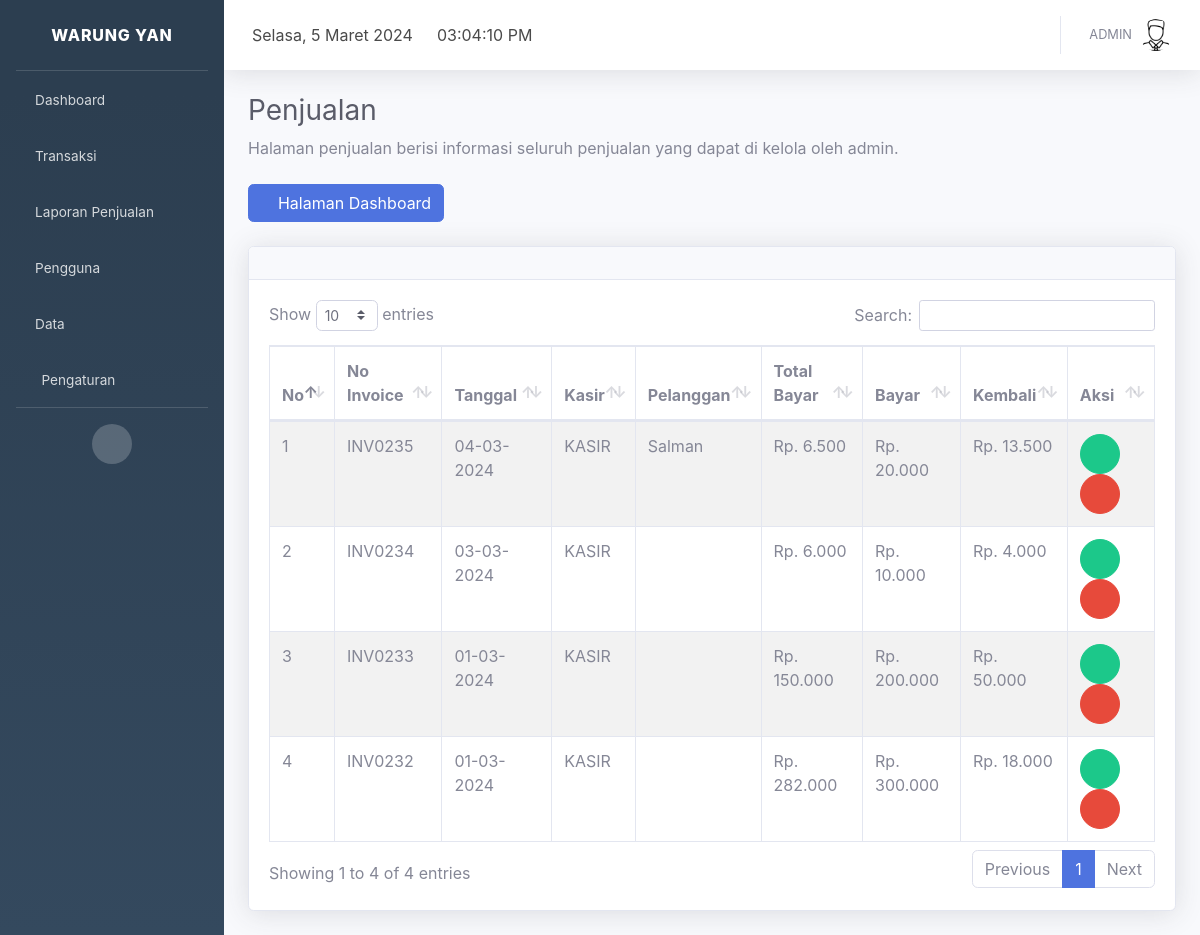
The page /index.php?page=data_penjualan (signed in) on the database its author committed.
### tables this page shows
CREATE TABLE `profil_aplikasi` (
  `id` int(11) NOT NULL,
  `nama_aplikasi` varchar(30) NOT NULL,
  `alamat` varchar(100) NOT NULL,
  `no_telp` char(14) NOT NULL,
  `logo` varchar(100) NOT NULL
);

CREATE TABLE `pengguna` (
  `id_pengguna` int(11) NOT NULL,
  `kode_pengguna` char(9) NOT NULL,
  `nama_pengguna` varchar(50) NOT NULL,
  `email` varchar(35) NOT NULL,
  `no_telp` char(14) NOT NULL,
  `foto` varchar(100) NOT NULL,
  `username` varchar(50) NOT NULL,
  `password` varchar(500) NOT NULL,
  `level` varchar(10) NOT NULL,
  `status` int(11) NOT NULL
);

CREATE TABLE `penjualan` (
  `id_penjualan` int(11) NOT NULL,
  `no_invoice` char(10) NOT NULL,
  `tanggal` timestamp NOT NULL DEFAULT current_timestamp() ON UPDATE current_timestamp(),
  `id_kasir` int(11) NOT NULL,
  `kode_pelanggan` char(9) NOT NULL,
  `total_bayar` mediumint(9) NOT NULL,
  `bayar` mediumint(9) NOT NULL,
  `kembali` mediumint(9) NOT NULL
);

CREATE TABLE `pelanggan` (
  `id_pelanggan` int(11) NOT NULL,
  `kode_pelanggan` char(9) NOT NULL,
  `nama_pelanggan` varchar(50) NOT NULL,
  `no_telp` char(14) NOT NULL,
  `alamat_pelanggan` varchar(50) NOT NULL,
  `jenis_kelamin` int(11) NOT NULL,
  `tanggal_lahir` date NOT NULL,
  `status` int(11) NOT NULL
);

### page/penjualan/index.php (the view, shortened to what this page needs)
<div class="container-fluid">
  <h1 class="h3 mb-2 text-gray-800">Penjualan</h1>
  <p class="mb-4">Halaman penjualan berisi informasi seluruh penjualan yang dapat di kelola oleh admin.</p>
  <a href="index.php?page=dashboard"><button class="btn btn-primary"><i class="fa fa-angle-left"></i> Halaman Dashboard</button></a>
  <br /><br />
  <div class="card shadow mb-4">
    <div class="card-header py-3">
    </div>
    <div class="card-body">
      <div class="table-responsive">
        <table class="table table-bordered table-striped" id="dataTable" width="100%" cellspacing="0">
          <thead>
            <tr>
              <th>No</th>
              <th>No Invoice</th>
              <th>Tanggal</th>
              <th>Kasir</th>
              <th>Pelanggan</th>
              <th>Total Bayar</th>
              <th>Bayar</th>
              <th>Kembali</th>
              <th>Aksi</th>
            </tr>
          </thead>
          <tbody>
            <?php
            include 'config/database.php';
            if ($_SESSION["level"] == "Kasir") {
              $kasir = $_SESSION["id_pengguna"];
              $sql = "select * from penjualan left join pelanggan on penjualan.kode_pelanggan=pelanggan.kode_pelanggan left join pengguna on pengguna.id_pengguna=penjualan.id_kasir where id_kasir=$kasir order by id_penjualan desc";
            } else {
              $sql = "select * from penjualan left join pelanggan on penjualan.kode_pelanggan=pelanggan.kode_pelanggan left join pengguna on pengguna.id_pengguna=penjualan.id_kasir order by id_penjualan desc";
            }
            $hasil = mysqli_query($kon, $sql);
            $no = 0;
            while ($data = mysqli_fetch_array($hasil)) :
              $no++;
            ?>
              <tr>
                <td><?php echo $no; ?></td>
                <td><?php echo $data['no_invoice']; ?></td>
                <td><?php echo date('d-m-Y', strtotime($data["tanggal"])); ?></td>
                <td><?php echo $data['nama_pengguna']; ?></td>
                <td><?php echo $data['nama_pelanggan']; ?></td>
                <td>Rp. <?php echo number_format($data['total_bayar'], 0, ',', '.'); ?></td>
                <td>Rp. <?php echo number_format($data['bayar'], 0, ',', '.'); ?></td>
                <td>Rp. <?php echo number_format($data['kembali'], 0, ',', '.'); ?></td>
                <td>
                  <a href="index.php?page=detail_penjualan&id_penjualan=<?php echo $data['id_penjualan']; ?>" class="btn btn-success btn-circle" id_penjualan="<?php echo $data['id_penjualan']; ?>" data-toggle="tooltip" title="Detail penjualan" data-placement="top"><i class="fas fa-mouse-pointer"></i></a>
                  <?php if ($_SESSION["level"] == "Admin") : ?>
                    <button class="btn-hapus btn btn-danger btn-circle" id_penjualan="<?php echo $data['id_penjualan']; ?>" no_invoice="<?php echo $data['no_invoice']; ?>" data-toggle="tooltip" title="Hapus penjualan" data-placement="top"><i class="fas fa-trash"></i></button>
                  <?php endif; ?>
                </td>
              </tr>
            <?php endwhile; ?>
          </tbody>
        </table>
      </div>
    </div>
  </div>
</div>

### index.php (shortened to what this page needs)
<?php
include 'config/database.php';
$hasil = mysqli_query($kon, "select * from profil_aplikasi order by nama_aplikasi desc limit 1");
$data = mysqli_fetch_array($hasil);
?>
<!DOCTYPE html>
<html lang="en">
<head>
  <link href="assets/vendor/fontawesome-free/css/all.min.css" rel="stylesheet" type="text/css">
  <link href="assets/font/font.css" rel="stylesheet">
  <link href="assets/css/sb-admin-2.min.css" rel="stylesheet">
  <link href="assets/vendor/datatables/dataTables.bootstrap4.min.css" rel="stylesheet">
  <link rel="stylesheet" href="assets/plugin/datepicker/css/datepicker.css">
</head>
<body>
  <div id="wrapper">
    <ul class="navbar-nav sidebar sidebar-dark accordion" id="accordionSidebar" style="background-image: linear-gradient(180deg, #2c3e50 10%, #34495e 100%);">
      <a class="sidebar-brand d-flex align-items-center justify-content-center" href="index.php?page=dashboard">
        <div class="sidebar-brand-text mx-3"><?php echo $data['nama_aplikasi']; ?></div>
      </a>
      <hr class="sidebar-divider my-0">
      <li class="nav-item">
        <a class="nav-link" href="index.php?page=dashboard">
          <i class="fas fa-home"></i>
          <span>Dashboard</span></a>
      </li>
      <li class="nav-item">
        <a class="nav-link collapsed" href="#" data-toggle="collapse" data-target="#transaksi" aria-expanded="true" aria-controls="collapseTwo">
          <i class="fas fa-shopping-cart"></i>
          <span>Transaksi</span>
        </a>
      </li>
      <?php if ($_SESSION["level"] == "Admin" || $_SESSION["level"] == "Manajer") : ?>
        <li class="nav-item">
          <a class="nav-link collapsed" href="#" data-toggle="collapse" data-target="#laporan" aria-expanded="true" aria-controls="collapseTwo">
            <i class="fas fa-book"></i>
            <span>Laporan Penjualan</span>
          </a>
        </li>
      <?php endif; ?>
      <?php if ($_SESSION["level"] == "Admin") : ?>
        <li class="nav-item">
          <a class="nav-link collapsed" href="#" data-toggle="collapse" data-target="#pengguna" aria-expanded="true" aria-controls="collapseTwo">
            <i class="fas fa-users"></i>
            <span>Pengguna</span>
          </a>
        </li>
        <li class="nav-item">
          <a class="nav-link collapsed" href="#" data-toggle="collapse" data-target="#master_data" aria-expanded="true" aria-controls="collapseTwo">
            <i class="fas fa-database"></i>
            <span>Data</span>
          </a>
        </li>
      <?php endif; ?>
      <?php if ($_SESSION["level"] == "Admin") : ?>
<li class="nav-item">
          <a class="nav-link collapsed" href="#" data-toggle="collapse" data-target="#pengaturan" aria-expanded="true" aria-controls="collapseTwo">
            <i class="fas fa-fw fa-cog"></i>
            <span>Pengaturan</span>
          </a>
        </li>
      <?php endif; ?>
      <hr class="sidebar-divider d-none d-md-block">
      <div class="text-center d-none d-md-inline">
        <button class="rounded-circle border-0" id="sidebarToggle"></button>
      </div>
    </ul>
    <div id="content-wrapper" class="d-flex flex-column">
      <div id="content">
        <nav class="navbar navbar-expand navbar-light bg-white topbar mb-4 static-top shadow">
          <div class="top-navbar d-none d-xl-block">
            <ul class="navbar-nav align-items-center">
              <li class="nav-item">
                <a class="nav-link">
                  <div id="date">
                  </div>
                </a>
              </li>
            </ul>
          </div>
          <div class="top-navbar d-none d-xl-block">
            <ul class="navbar-nav align-items-center">
              <li class="nav-item">
                <a class="nav-link">
                  <div id="clock">
                  </div>
                </a>
              </li>
            </ul>
          </div>
          <ul class="navbar-nav ml-auto">
            <?php
            include 'config/database.php';
            $id_pengguna = $_SESSION["id_pengguna"];
            $hasil = mysqli_query($kon, "select nama_pengguna,foto from pengguna where id_pengguna=$id_pengguna");
            $row = mysqli_fetch_array($hasil);
            ?>
            <li class="nav-item dropdown no-arrow">
              <a class="nav-link dropdown-toggle" href="#" id="userDropdown" role="button" data-toggle="dropdown" aria-haspopup="true" aria-expanded="false">
                <span class="mr-2 d-none d-lg-inline text-gray-600 small"><?php echo $row["nama_pengguna"]; ?></span>
                <img class="img-profile rounded-circle" src="page/pengguna/foto/<?php echo $row["foto"]; ?>">
              </a>
            </li>
          </ul>
        </nav>
        <?php
        if (isset($_GET['page'])) {
          $page = $_GET['page'];
          switch ($page) {
            case 'data_penjualan':
              include "page/penjualan/index.php";
              break;
          }
        }
        ?>
      </div>
    </div>
  </div>
  <link href="assets/plugin/select2/select2.min.css" rel="stylesheet" />
</body>
</html>

### rows shown on the page
profil_aplikasi: nama_aplikasi "WARUNG YAN"
pengguna: nama_pengguna "ADMIN", foto (picture)
penjualan: no_invoice "INV0235", tanggal "04-03-2024", pengguna.nama_pengguna "KASIR", pelanggan.nama_pelanggan "Salman", total_bayar "6.500", bayar "20.000", kembali "13.500"
penjualan: no_invoice "INV0234", tanggal "03-03-2024", pengguna.nama_pengguna "KASIR", total_bayar "6.000", bayar "10.000", kembali "4.000"
penjualan: no_invoice "INV0233", tanggal "01-03-2024", pengguna.nama_pengguna "KASIR", total_bayar "150.000", bayar "200.000", kembali "50.000"
penjualan: no_invoice "INV0232", tanggal "01-03-2024", pengguna.nama_pengguna "KASIR", total_bayar "282.000", bayar "300.000", kembali "18.000"
